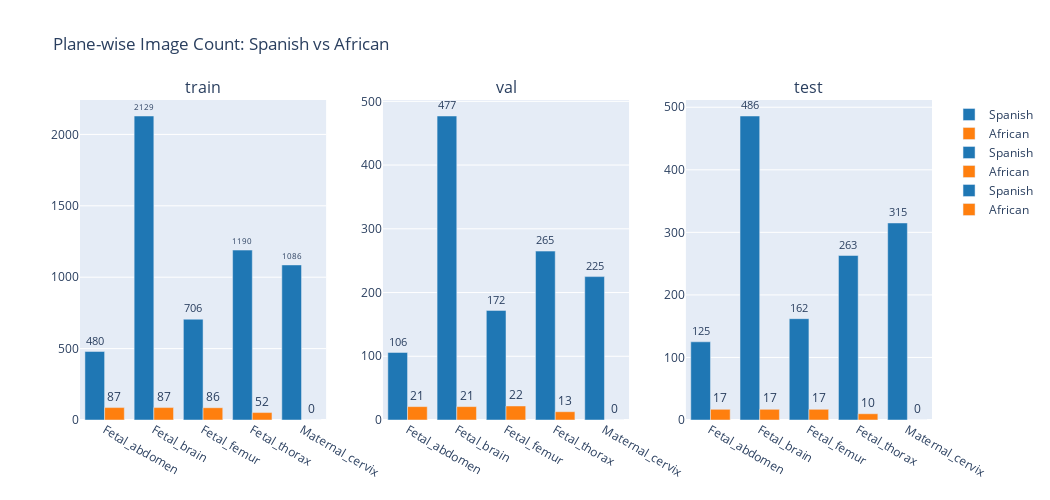

Write notebook code for a chart like this one.
### Code cell
mixed_image_dataset_info['train']

fig = make_subplots(
    rows=1,
    cols=len(splits),
    subplot_titles=splits
)

colors = ["#1f77b4", "#ff7f0e"]
for i, split in enumerate(splits, start=1):

    split_info = mixed_image_dataset_info[split]

    planes = list(split_info.keys())
    sp_counts = [split_info[p].get('Spanish', 0) for p in planes]
    af_counts = [split_info[p].get('African', 0) for p in planes]

    # Spanish bars
    fig.add_trace(
        go.Bar(
            x=planes,
            y=sp_counts,
            name="Spanish",
            marker_color=colors[0],
            text=sp_counts,
            textposition="outside"
        ),
        row=1, col=i
    )

    # African bars
    fig.add_trace(
        go.Bar(
            x=planes,
            y=af_counts,
            name="African",
            marker_color=colors[1],
            text=af_counts,
            textposition="outside"
        ),
        row=1, col=i
    )

fig.update_layout(
    height=500,
    width=350 * len(splits),
    barmode='group',
    showlegend=True,
    title_text="Plane-wise Image Count: Spanish vs African"
)

fig.show()

### Figure 1 — Plotly figure (JSON) as saved in the notebook; plotly's stock layout.template omitted (floating-point values rounded to 4 significant figures)
{"data": [{"marker": {"color": "#1f77b4"}, "name": "Spanish", "text": ["480", "2129", "706", "1190", "1086"], "textposition": "outside", "type": "bar", "x": ["Fetal_abdomen", "Fetal_brain", "Fetal_femur", "Fetal_thorax", "Maternal_cervix"], "xaxis": "x", "y": [480, 2129, 706, 1190, 1086], "yaxis": "y"}, {"marker": {"color": "#ff7f0e"}, "name": "African", "text": ["87", "87", "86", "52", "0"], "textposition": "outside", "type": "bar", "x": ["Fetal_abdomen", "Fetal_brain", "Fetal_femur", "Fetal_thorax", "Maternal_cervix"], "xaxis": "x", "y": [87, 87, 86, 52, 0], "yaxis": "y"}, {"marker": {"color": "#1f77b4"}, "name": "Spanish", "text": ["106", "477", "172", "265", "225"], "textposition": "outside", "type": "bar", "x": ["Fetal_abdomen", "Fetal_brain", "Fetal_femur", "Fetal_thorax", "Maternal_cervix"], "xaxis": "x2", "y": [106, 477, 172, 265, 225], "yaxis": "y2"}, {"marker": {"color": "#ff7f0e"}, "name": "African", "text": ["21", "21", "22", "13", "0"], "textposition": "outside", "type": "bar", "x": ["Fetal_abdomen", "Fetal_brain", "Fetal_femur", "Fetal_thorax", "Maternal_cervix"], "xaxis": "x2", "y": [21, 21, 22, 13, 0], "yaxis": "y2"}, {"marker": {"color": "#1f77b4"}, "name": "Spanish", "text": ["125", "486", "162", "263", "315"], "textposition": "outside", "type": "bar", "x": ["Fetal_abdomen", "Fetal_brain", "Fetal_femur", "Fetal_thorax", "Maternal_cervix"], "xaxis": "x3", "y": [125, 486, 162, 263, 315], "yaxis": "y3"}, {"marker": {"color": "#ff7f0e"}, "name": "African", "text": ["17", "17", "17", "10", "0"], "textposition": "outside", "type": "bar", "x": ["Fetal_abdomen", "Fetal_brain", "Fetal_femur", "Fetal_thorax", "Maternal_cervix"], "xaxis": "x3", "y": [17, 17, 17, 10, 0], "yaxis": "y3"}], "layout": {"annotations": [{"font": {"size": 16}, "showarrow": false, "text": "train", "x": 0.1444, "xanchor": "center", "xref": "paper", "y": 1, "yanchor": "bottom", "yref": "paper"}, {"font": {"size": 16}, "showarrow": false, "text": "val", "x": 0.5, "xanchor": "center", "xref": "paper", "y": 1, "yanchor": "bottom", "yref": "paper"}, {"font": {"size": 16}, "showarrow": false, "text": "test", "x": 0.8556, "xanchor": "center", "xref": "paper", "y": 1, "yanchor": "bottom", "yref": "paper"}], "barmode": "group", "height": 500, "showlegend": true, "title": {"text": "Plane-wise Image Count: Spanish vs African"}, "width": 1050, "xaxis": {"anchor": "y", "domain": [0, 0.2889]}, "xaxis2": {"anchor": "y2", "domain": [0.3556, 0.6444]}, "xaxis3": {"anchor": "y3", "domain": [0.7111, 1]}, "yaxis": {"anchor": "x", "domain": [0, 1]}, "yaxis2": {"anchor": "x2", "domain": [0, 1]}, "yaxis3": {"anchor": "x3", "domain": [0, 1]}}}
